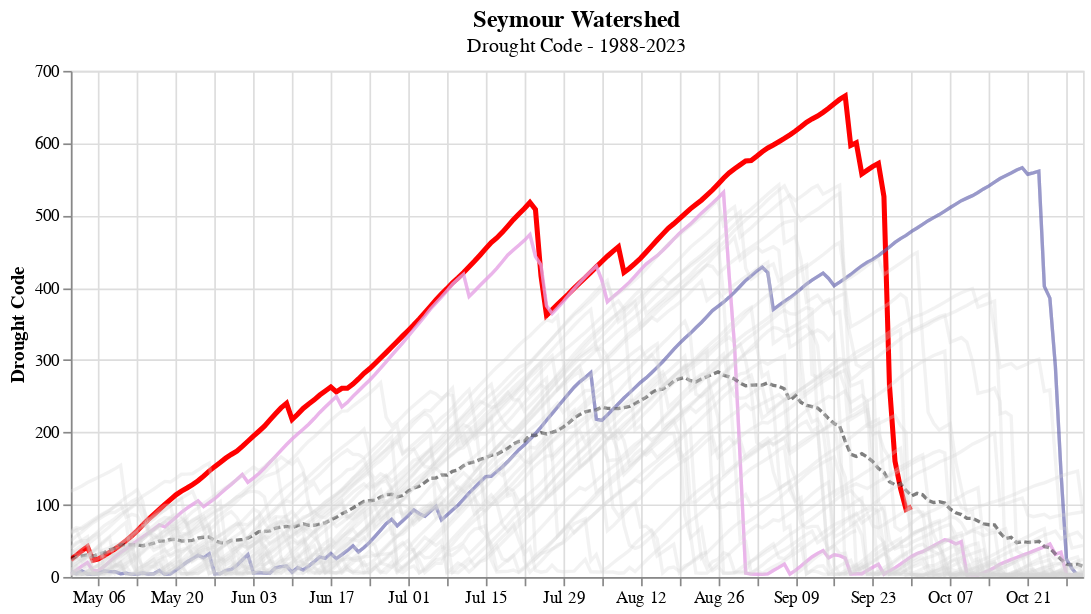

Here is the notebook cell this chart was saved with:
### Markdown cell above
The plot below shows the drought code (DC), which is a component of the fire weather index system and an indicator of seasonal drought effects on forest fuels. This value typical climbs throughout the summer months with the highest values seen late in the summer or early in the fall (driest conditions). This season (bold red line) saw much higher than average values early in the summer, which was similar to 2015 (violet). In 2015, drought codes dropped abruptly at the end of August when a very strong late-summer storm arrived. This year, the sharp drop came in late September. The dashed black line represents average drought codes, which peak at around 275 at the end of August.

### Code cell
alt.data_transformers.disable_max_rows()

title = alt.TitleParams(
   text='Seymour Watershed',
   subtitle="Drought Code - 1988-2023",
   anchor='middle',
   fontSize=14,
   fontWeight='bold')

highlight = alt.selection(type='single', on='mouseover',
                          fields=['year'], nearest=True, empty="none")

background = alt.Chart(df4[df4['year'] != 2023], title=title).mark_line(opacity=0.3).encode(
    alt.X('monthdate(datetime):T', title=None),
    alt.Y('DC:Q', title='Drought Code'),
    color=alt.condition( highlight, 'year:N', alt.value("lightgray"), legend=None)
).add_selection(
    highlight
)


year_2023 = alt.Chart(df4[df4['year'] == 2023]).mark_line(color= "red", size= 3).encode(
    alt.X('monthdate(datetime):T', title=None),
    alt.Y('DC:Q', title='Drought Code'),
    tooltip=[alt.Tooltip('datetime', title="Date"), alt.Tooltip('DC', title="Drought Code")]
)

year_2015 = alt.Chart(df4[df4['year'] == 2015]).mark_line(color= "violet", opacity=0.7).encode(
    alt.X('monthdate(datetime):T', title=None),
    alt.Y('DC:Q', title='Drought Code'),
    tooltip=[alt.Tooltip('datetime', title="Date"), alt.Tooltip('DC', title="Drought Code")]
)

year_2022 = alt.Chart(df4[df4['year'] == 2022]).mark_line(color= "darkblue", opacity=0.5).encode(
    alt.X('monthdate(datetime):T', title=None),
    alt.Y('DC:Q', title='Drought Code'),
    tooltip=[alt.Tooltip('datetime', title="Date"), alt.Tooltip('DC', title="Drought Code")]
)

mean = alt.Chart(df4).mark_line(color='black', opacity=0.5, strokeDash=[4, 2]).encode(
    alt.X('monthdate(datetime):T', title=None),
    alt.Y('mean(DC)', title='Drought Code')
)

year_2023 + year_2015 + year_2022 + mean + background.properties(width=600).interactive()

### Figure 1 — Vega-Lite specification as saved in the notebook (floating-point values rounded to 4 significant figures; data arrays with more than 128 entries replaced by an {"elided": "..."} marker saying what was removed)
{"config": {"view": {"continuousWidth": 400, "continuousHeight": 300}}, "layer": [{"data": {"name": "data-c1a03dc5eedab619785572a67b260734"}, "mark": {"type": "line", "color": "red", "size": 3}, "encoding": {"tooltip": [{"field": "datetime", "title": "Date", "type": "temporal"}, {"field": "DC", "title": "Drought Code", "type": "quantitative"}], "x": {"field": "datetime", "timeUnit": "monthdate", "title": null, "type": "temporal"}, "y": {"field": "DC", "title": "Drought Code", "type": "quantitative"}}}, {"data": {"name": "data-235a26e3d0c25d391eb48542b2592c23"}, "mark": {"type": "line", "color": "violet", "opacity": 0.7}, "encoding": {"tooltip": [{"field": "datetime", "title": "Date", "type": "temporal"}, {"field": "DC", "title": "Drought Code", "type": "quantitative"}], "x": {"field": "datetime", "timeUnit": "monthdate", "title": null, "type": "temporal"}, "y": {"field": "DC", "title": "Drought Code", "type": "quantitative"}}}, {"data": {"name": "data-1c948039e2a3e4070d3e4db6c11578fa"}, "mark": {"type": "line", "color": "darkblue", "opacity": 0.5}, "encoding": {"tooltip": [{"field": "datetime", "title": "Date", "type": "temporal"}, {"field": "DC", "title": "Drought Code", "type": "quantitative"}], "x": {"field": "datetime", "timeUnit": "monthdate", "title": null, "type": "temporal"}, "y": {"field": "DC", "title": "Drought Code", "type": "quantitative"}}}, {"data": {"name": "data-3431f18fbf84d40580bd4c6395807546"}, "mark": {"type": "line", "color": "black", "opacity": 0.5, "strokeDash": [4, 2]}, "encoding": {"x": {"field": "datetime", "timeUnit": "monthdate", "title": null, "type": "temporal"}, "y": {"aggregate": "mean", "field": "DC", "title": "Drought Code", "type": "quantitative"}}}, {"data": {"name": "data-e39f95f4ae8cb4b4e465ff15e1f30fda"}, "mark": {"type": "line", "opacity": 0.3}, "encoding": {"color": {"condition": {"field": "year", "legend": null, "type": "nominal", "selection": "selector015"}, "value": "lightgray"}, "x": {"field": "datetime", "timeUnit": "monthdate", "title": null, "type": "temporal"}, "y": {"field": "DC", "title": "Drought Code", "type": "quantitative"}}, "selection": {"selector015": {"type": "single", "on": "mouseover", "fields": ["year"], "nearest": true, "empty": "none"}, "selector016": {"type": "interval", "bind": "scales", "encodings": ["x", "y"]}}, "title": {"text": "Seymour Watershed", "anchor": "middle", "fontSize": 14, "fontWeight": "bold", "subtitle": "Drought Code - 1988-2023"}, "width": 600}], "$schema": "https://vega.github.io/schema/vega-lite/v4.17.0.json", "datasets": {"data-c1a03dc5eedab619785572a67b260734": {"elided": "153 records"}, "data-235a26e3d0c25d391eb48542b2592c23": {"elided": "184 records"}, "data-1c948039e2a3e4070d3e4db6c11578fa": {"elided": "184 records"}, "data-3431f18fbf84d40580bd4c6395807546": {"elided": "5812 records"}, "data-e39f95f4ae8cb4b4e465ff15e1f30fda": {"elided": "5659 records"}}}
